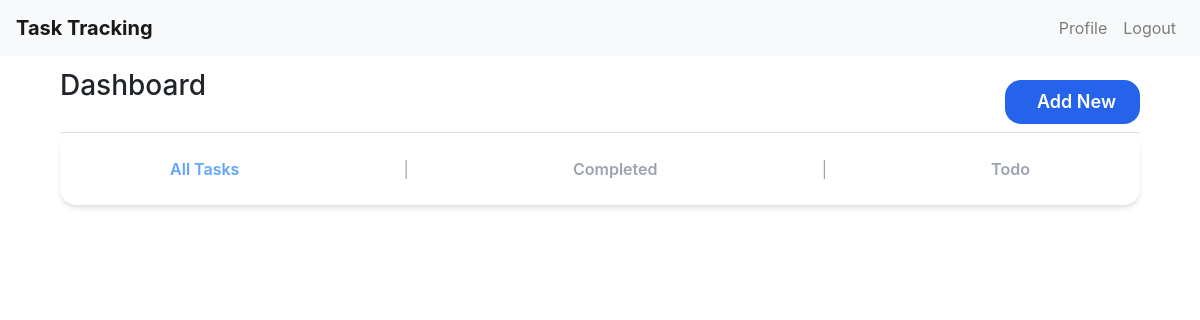
Before: /home_nav with the older database file.
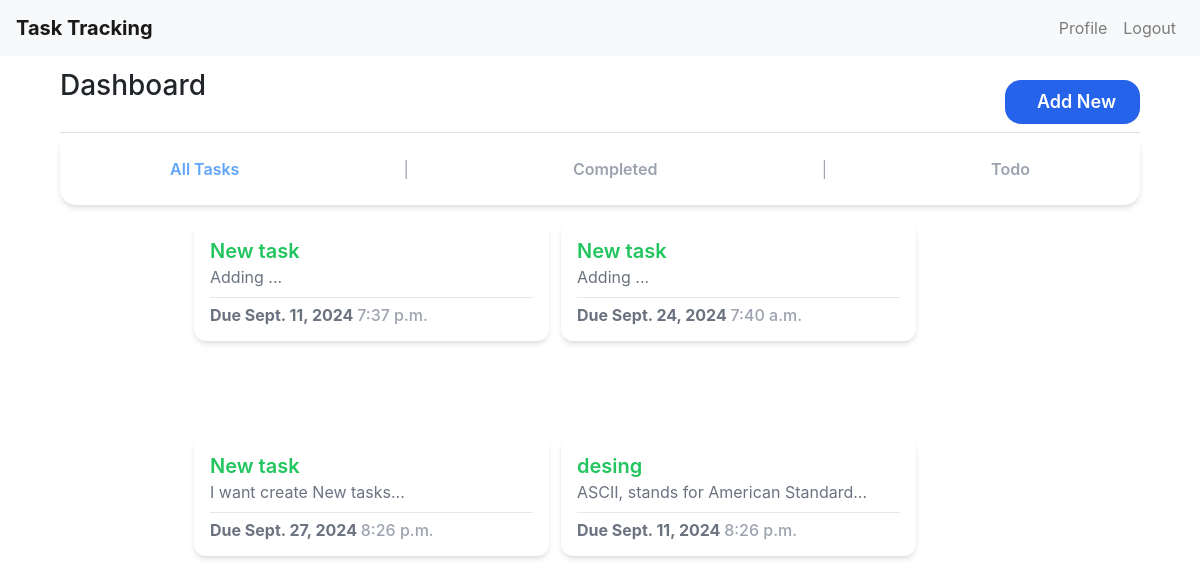
After: the same page with the newer database file.
### task_tracking_app/models.py (models this page shows, shortened)
class TaskNew(models.Model):
    title = models.CharField(max_length=35)
    description = models.TextField(null=True, blank=True)
    due_date = models.DateField()
    due_time = models.TimeField()
    completed = models.BooleanField(default=False)

### task_tracking_app/views.py (the view)
# urls.py: path('home_nav', views.home, name='home'),
def home(request):
    tasks = TaskNew.objects.all()
    return render(request, 'dashboard.html', {
        'tasks': tasks,
    })

### task_tracking_app/templates/dashboard.html (shortened to what this page needs)
{% extends 'base.html' %} {% block content %}
<div class="container-fluid">
  <div class="row">
    <main class="col-md-12 ms-sm-auto col-lg-12 px-md-6">
      <div
        class="d-flex justify-content-between flex-wrap flex-md-nowrap align-items-center pt-6 pb-2 mb-6 border-bottom"
      >
        <h1 class="h3">Dashboard</h1>
        <div class="btn-toolbar mb-2 mb-md-0">
          <div class="btn-group me-2">
            <a
        class="bg-blue-600 py-2 px-4 text-white font-semibold rounded-2xl text-lg mt-4 flex items-center gap-2"
        href="{% url 'add_task' %}"
        > Add New</a
      >
        </div>
    </div>
</div>
{% include 'home_nav.html' %}
    <section
      class="flex flex-1 flex-wrap justify-center gap-3 bg-[#fff0] w-12/12 md:w-11/12 h-full mb-3 rounded-2xl p-3 overflow-y-auto scrollbar-hide"
    >
      {% for task in tasks %}
      {% if task.completed %}
      <div
        class="w-[455px] flex flex-col shadow-md bg-white h-[120px] rounded-xl p-3"
      >
        <div class="flex flex-row justify-between">
          <div>
            <a href="{% url 'task_detail' task.id %}">
              <h1
                class="text-green-500 font-semibold text-xl italic line-through"
              >
                {{ task.title }}
              </h1>
            </a>
            <p class="text-gray-500 text-md">
              {{ task.description | slice:":35" }}
            </p>
          </div>
          <a href="{% url 'toggle_complete' task.id %}">
            <i class="bx bxs-check-circle bx-sm text-green-500"></i>
          </a>
        </div>
        <hr class="border-t border-gray-200 my-2" />
        <div class="flex flex-row justify-between">
          <h2 class="text-blue-400 font-bold">
            Completed <i class="bx bxs-badge-check"></i>
          </h2>
          <a href="{% url 'delete' task.id %}">
            <i class="bx bxs-trash bx-sm text-red-500"></i>
          </a>
        </div>
      </div>
      {% else %}
      <div
        class="w-[355px] flex flex-col shadow-md bg-white h-[120px] rounded-xl p-3"
      >
        <div class="flex flex-row justify-between">
          <div>
            <a href="{% url 'task_detail' task.id %}">
              <h1 class="text-green-500 font-semibold text-xl">
                {{ task.title }}
              </h1>
            </a>
            <p class="text-gray-500 text-md">
              {{ task.description | slice:":35" }}...
            </p>
          </div>
        </div>
        <hr class="border-t border-gray-200 my-2" />
        <div class="flex flex-row justify-between">
          <h2 class="text-gray-500 font-bold">
            Due {{ task.due_date }} <span class="font-medium text-gray-400">{{ task.due_time }}</span>
          </h2>
        </div>
      </div>
      {% endif %}
      {% endfor %}
    </section>
{% endblock content %}

### task_tracking_app/templates/base.html (shortened to what this page needs)
<!DOCTYPE html>
<html lang="en">
<head>
    <link href="https://cdn.jsdelivr.net/npm/bootstrap@4.5.2/dist/css/bootstrap.min.css" rel="stylesheet">
    <link href=" /static/css/styles.css" rel="stylesheet">
</head>
<body>
    <nav class="navbar navbar-expand-lg navbar-light bg-light">
        <a class="navbar-brand font-weight-bold" href="#">Task Tracking</a>
        <div class="collapse navbar-collapse justify-content-end" id="navbarNav">
            <ul class="navbar-nav">
                <li class="nav-item">
                    <a class="nav-link" href="#">Profile</a>
                </li>
                <li class="nav-item">
                    <a class="nav-link" href="#">Logout</a>
                </li>
            </ul>
        </div>
    </nav>
    <div class="container">
        {% block content %}{% endblock %}
    </div>
</body>
</html>

### task_tracking_app/templates/home_nav.html (shortened to what this page needs)
    <nav
      class="bg-white transition-all-[1s] shadow-md w-12/12 rounded-2xl h-auto p-4 flex flex-row justify-around md:w-6/6"
    >
      <a
        href="{% url 'home' %}"
        class="text-blue-400 transition duration-300 ease-out hover:ease-in hover:text-blue-500 font-semibold  px-2 flex items-center "
        >All Tasks</a
      >
      <span class="text-gray-400">|</span>
      <a
        href="{% url 'completed' %}"
        class="font-semibold text-gray-400  px-2 flex items-center "
        >Completed</a
      >
      <span class="text-gray-400">|</span>
      <a
        href="{% url 'remaining' %}"
        class="font-semibold text-gray-400  px-2 flex items-center "
        >Todo</a
      >
    </nav>

### task_tracking_app/static/css/styles.css (style rules this page uses)
body { padding: 0; }
html { line-height: 1.5; -webkit-text-size-adjust: 100%; -moz-tab-size: 4; -o-tab-size: 4; tab-size: 4; font-family: ui-sans-serif, system-ui, -apple-system, BlinkMacSystemFont, "Segoe UI", Roboto, "Helvetica Neue", Arial, "Noto Sans", sans-serif, "Apple Color Emoji", "Segoe UI Emoji", "Segoe UI Symbol", "Noto Color Emoji"; font-feature-settings: normal; font-variation-settings: normal; }
body { margin: 0; line-height: inherit; }
hr { height: 0; color: inherit; border-top-width: 1px; }
h1, h2, h3, h4, h5, h6 { font-size: inherit; font-weight: inherit; }
a { color: inherit; text-decoration: inherit; }
blockquote, dl, dd, h1, h2, h3, h4, h5, h6, hr, figure, p, pre { margin: 0; }
ol, ul, menu { list-style: none; margin: 0; padding: 0; }
.my-2 { margin-top: 0.5rem; margin-bottom: 0.5rem; }
.mb-2 { margin-bottom: 0.5rem; }
.mb-3 { margin-bottom: 0.75rem; }
.mt-4 { margin-top: 1rem; }
.flex { display: flex; }
.h-\[120px\] { height: 120px; }
.h-auto { height: auto; }
.h-full { height: 100%; }
.w-\[355px\] { width: 355px; }
.flex-1 { flex: 1 1 0%; }
.flex-row { flex-direction: row; }
.flex-col { flex-direction: column; }
.flex-wrap { flex-wrap: wrap; }
.items-center { align-items: center; }
.justify-center { justify-content: center; }
.justify-between { justify-content: space-between; }
.justify-around { justify-content: space-around; }
.gap-2 { gap: 0.5rem; }
.gap-3 { gap: 0.75rem; }
.overflow-y-auto { overflow-y: auto; }
.rounded-2xl { border-radius: 1rem; }
.rounded-xl { border-radius: 0.75rem; }
.border-t { border-top-width: 1px; }
.border-gray-200 { --tw-border-opacity: 1; border-color: rgb(229 231 235 / var(--tw-border-opacity)); }
.bg-\[\#fff0\] { background-color: #fff0; }
.bg-blue-600 { --tw-bg-opacity: 1; background-color: rgb(37 99 235 / var(--tw-bg-opacity)); }
.bg-white { --tw-bg-opacity: 1; background-color: rgb(255 255 255 / var(--tw-bg-opacity)); }
.p-3 { padding: 0.75rem; }
.p-4 { padding: 1rem; }
.px-4 { padding-left: 1rem; padding-right: 1rem; }
.py-2 { padding-top: 0.5rem; padding-bottom: 0.5rem; }
.px-2 { padding-left: 0.5rem; padding-right: 0.5rem; }
.text-lg { font-size: 1.125rem; line-height: 1.75rem; }
.text-xl { font-size: 1.25rem; line-height: 1.75rem; }
.font-bold { font-weight: 700; }
.font-medium { font-weight: 500; }
.font-semibold { font-weight: 600; }
.text-blue-400 { --tw-text-opacity: 1; color: rgb(96 165 250 / var(--tw-text-opacity)); }
.text-gray-400 { --tw-text-opacity: 1; color: rgb(156 163 175 / var(--tw-text-opacity)); }
.text-gray-500 { --tw-text-opacity: 1; color: rgb(107 114 128 / var(--tw-text-opacity)); }
.text-green-500 { --tw-text-opacity: 1; color: rgb(34 197 94 / var(--tw-text-opacity)); }
.text-white { --tw-text-opacity: 1; color: rgb(255 255 255 / var(--tw-text-opacity)); }
.shadow-md { --tw-shadow: 0 4px 6px -1px rgb(0 0 0 / 0.1), 0 2px 4px -2px rgb(0 0 0 / 0.1); --tw-shadow-colored: 0 4px 6px -1px var(--tw-shadow-color), 0 2px 4px -2px var(--tw-shadow-color); box-shadow: var(--tw-ring-offset-shadow, 0 0 #0000), var(--tw-ring-shadow, 0 0 #0000), var(--tw-shadow); }
.transition { transition-property: color, background-color, border-color, text-decoration-color, fill, stroke, opacity, box-shadow, transform, filter, -webkit-backdrop-filter; transition-property: color, background-color, border-color, text-decoration-color, fill, stroke, opacity, box-shadow, transform, filter, backdrop-filter; transition-property: color, background-color, border-color, text-decoration-color, fill, stroke, opacity, box-shadow, transform, filter, backdrop-filter, -webkit-backdrop-filter; transition-timing-function: cubic-bezier(0.4, 0, 0.2, 1); transition-duration: 150ms; }
.duration-300 { transition-duration: 300ms; }
.ease-out { transition-timing-function: cubic-bezier(0, 0, 0.2, 1); }
@media (min-width: 768px) { .md\:w-11\/12 { width: 91.666667%; } }

Changed rows visible on the page:
added TaskNew: title "New task", description "Adding", due_date "Sept. 11, 2024", due_time "7:37 p.m."
added TaskNew: title "New task", description "Adding", due_date "Sept. 24, 2024", due_time "7:40 a.m."
added TaskNew: title "New task", description "I want create New tasks", due_date "Sept. 27, 2024", due_time "8:26 p.m."
added TaskNew: title "desing", description "ASCII, stands for American Standard", due_date "Sept. 11, 2024", due_time "8:26 p.m."
